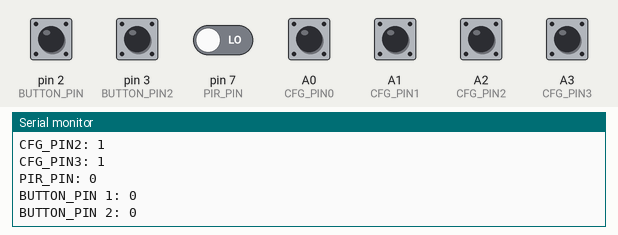
The sketch below on a simulated Arduino Nano, built with avr-gcc and run on an emulated ATmega328P. On the bench: the last lines printed to the serial monitor. Wiring (inferred from the names in the program): 24Cxx EEPROM at I2C address 0x57. Inputs (shaded band) come from the test bench; at power-on: A0 (CFG_PIN0), A1 (CFG_PIN1), A2 (CFG_PIN2), A3 (CFG_PIN3), pin 2 (BUTTON_PIN), pin 3 (BUTTON_PIN2) HIGH, pin 7 (PIR_PIN) LOW. EEPROM starts erased; no radio packets arrive unless stated.

Above: at 15.8 s.
15.9 s: pin 2 (BUTTON_PIN) pulled LOW for 3 s
At 16.5 s:
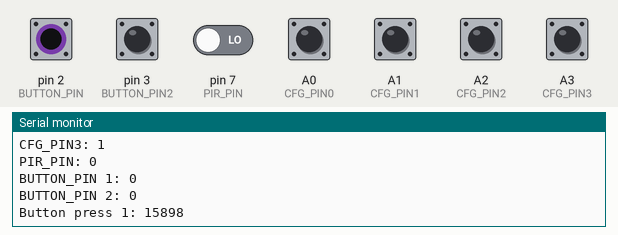
23.3 s: pin 3 (BUTTON_PIN2) pulled LOW for 3 s
At 24.5 s:
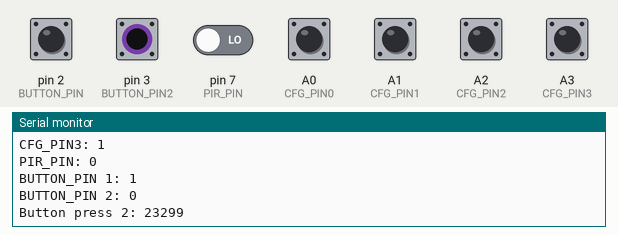
30.7 s: pin 7 (PIR_PIN) driven HIGH
38.1 s: A0 (CFG_PIN0) pulled LOW for 3 s
45.5 s: pin 2 (BUTTON_PIN) pulled LOW for 3 s
At 46.2 s:
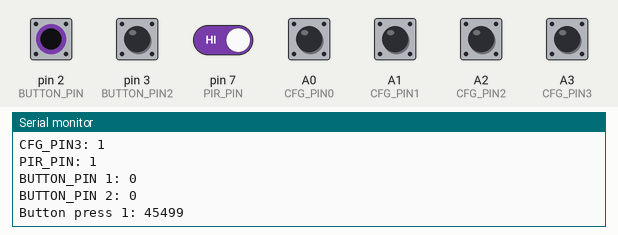
52.9 s: A1 (CFG_PIN1) pulled LOW for 3 s
Timing chart, 0 to 55.9 s (numbered marks = the images above; inputs shaded):
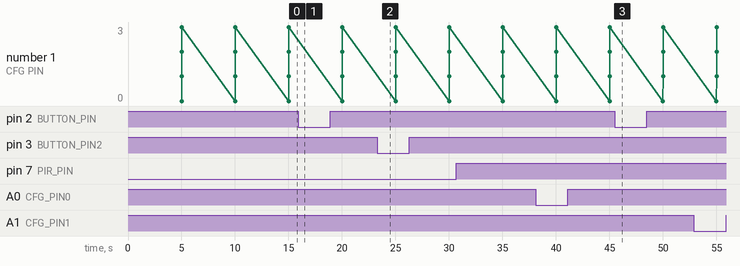

The sketch:

rf_configtester.ino
```cpp
/*
 * config tester,
 * check hardware connections for use as rf_detector_transmitter
 *
 * RF-Nano, headers, USB-C, using RF24network library
 */

#include <RF24Network.h>
#include "RF24.h"
#include <SPI.h>
#include "distance.h"

#define radioChannel 98

#define CFG_PIN0 A0
#define CFG_PIN1 A1
#define CFG_PIN2 A2
#define CFG_PIN3 A3
// #define CFG_PIN4 6
// #define CFG_PIN5 7
// #define CFG_PIN6 8
// #define CFG_PIN7 9

#define BUTTON_PIN 2
#define BUTTON_PIN2 3

#define PIR_PIN 7


/**** Configure the nrf24l01 CE and CSN pins ****/
RF24 radio(10, 9); // nRF24L01 (CE, CSN)
RF24Network network(radio); // Include the radio in the network

uint16_t detectornode = 05; // configtester node id

bool pressBUTTON = false;
bool pressBUTTON2 = false;

void setup() {
  Serial.begin(115200);

  // multiple PINs for reading the config
  pinMode(CFG_PIN0, INPUT_PULLUP);
  pinMode(CFG_PIN1, INPUT_PULLUP);
  pinMode(CFG_PIN2, INPUT_PULLUP);
  pinMode(CFG_PIN3, INPUT_PULLUP);
  // pinMode(CFG_PIN4, INPUT_PULLUP);
  // pinMode(CFG_PIN5, INPUT_PULLUP);
  // pinMode(CFG_PIN6, INPUT_PULLUP);
  // pinMode(CFG_PIN7, INPUT_PULLUP);
  pinMode(PIR_PIN, INPUT);
  pinMode(BUTTON_PIN, INPUT_PULLUP);
  pinMode(BUTTON_PIN2, INPUT_PULLUP);

  Serial.println(F(" ***** >< *****"));
  Serial.println(__FILE__);
  Serial.print(F("creation/build time: "));
  Serial.println(__TIMESTAMP__);
  Serial.flush();

  SPI.begin();
  if (!radio.begin()){
    Serial.println(F("Radio hardware error."));
    while (true) delay(1000);
  }
  radio.setPALevel(RF24_PA_MIN, 0);
  radio.setDataRate(RF24_1MBPS);
  network.begin(radioChannel, detectornode);

  attachInterrupt(digitalPinToInterrupt(BUTTON_PIN), buttonPress, FALLING); // trigger when button is pressed
  attachInterrupt(digitalPinToInterrupt(BUTTON_PIN2), buttonPress2, FALLING); // trigger when button is pressed
}

unsigned long currentmilli = 0;
unsigned long printtiming = 0;

void loop() {

  currentmilli = millis();

  measureDistance(currentmilli);

  if ((unsigned long)(currentmilli - printtiming) > 5000){ // 5 seconds between readings, prevent too much printing
    // read input PINS and print the result
    printtiming = currentmilli;

    Serial.print(F("CFG_PIN0: "));
    Serial.println(digitalRead(CFG_PIN0));
    Serial.print(F("CFG_PIN1: "));
    Serial.println(digitalRead(CFG_PIN1));
    Serial.print(F("CFG_PIN2: "));
    Serial.println(digitalRead(CFG_PIN2));
    Serial.print(F("CFG_PIN3: "));
    Serial.println(digitalRead(CFG_PIN3));

    Serial.print(F("PIR_PIN: "));
    Serial.println(digitalRead(PIR_PIN));

    Serial.print(F("BUTTON_PIN 1: "));
    Serial.println(pressBUTTON);
    pressBUTTON = false;
    Serial.print(F("BUTTON_PIN 2: "));
    Serial.println(pressBUTTON2);
    pressBUTTON2 = false;
  }
}

void buttonPress(){
  pressBUTTON = true;
  Serial.print(F("Button press 1: "));
  Serial.println(millis());
}

void buttonPress2(){
  pressBUTTON2 = true;
  Serial.print(F("Button press 2: "));
  Serial.println(millis());
}
```

distance.h
```cpp
/*
 * ultrasone sensor HC_SR04, via I2C interface
 */

#include "Wire.h"

#define SR04_I2CADDR 0x57

byte ds[3];
unsigned long distancemilli = 0;

void setupDistance(){
  Wire.begin(); // Start I2C
}

uint16_t readDistanceCM(){
  uint16_t retDist = 0xffff;
  uint8_t i = 0;
  ds[0] = 0;
  ds[1] = 0;
  ds[2] = 0;
  Wire.requestFrom(SR04_I2CADDR, 3); // read 3 bytes, the distance
  while (Wire.available()) // the 3 bytes should be available
  {
    ds[i++] = Wire.read();
  }
  unsigned long distance = (unsigned long)(ds[0]) * 65536;
  distance = distance + (unsigned long)(ds[1]) * 256;
  distance = (distance + (unsigned long)(ds[2])) / 10000;
  if (distance > 0) { // minimum distance is 4 cm, maximum 400 cm
    // Serial.print(distance);
    // Serial.println(F(" cm "));
    retDist = distance;
  }
  return retDist;
}

/*
 *    command: 0 nothing
 *             1 start measurement
 *             2 get measurement
 *             - error
 */
uint16_t sonardistance(uint16_t command, unsigned long distMilli){
  static unsigned long startdistancemilli = 0;
  static uint16_t dstate = 0xfff0;
  static uint16_t distcm = 0xfff0;
  uint16_t retval = 0xff01;

  // state can be 0xffff - nothing, 0xfffe - measuring in progress, 0xfffd - measuring complete
  if (dstate == 0xfffe){ // check if measurement complete
    if (((unsigned long)(distMilli - startdistancemilli) > 120)){ // processing time is around 100 ms
      dstate = 0xfffd;
      distcm = readDistanceCM();
    }
  }

  retval = dstate;
  switch(command){
    case 3:
      // retval = dstate;
      break;
    case 2:
      if (dstate == 0xfffd){
        retval = distcm;
        dstate = 0xfff0;
      }
      break;
    // case 1:
    default: // 1
      if (((unsigned long)(distMilli - startdistancemilli) > 1000)){ // 1 measurement per second is enough
      //if (true){ // as quickly as possible
        Wire.beginTransmission(SR04_I2CADDR);
        Wire.write(1);          // 1 = cmd to start meansurement
        Wire.endTransmission();
        startdistancemilli = distMilli;
        dstate = 0xfffe;
        retval = dstate;
      }
  }
  return retval;
}

uint16_t getDistance(unsigned long distMilli) {
  uint16_t sd = sonardistance(3, distMilli);
  return sd;
}

void startDistance(unsigned long distMilli){
  uint16_t sd = sonardistance(1, distMilli);
}

// return distance in cm
uint16_t readDistance(unsigned long distMilli) {
  uint16_t sd = sonardistance(2, distMilli);
  return sd;
}

// state can be 0xffff - nothing, 0xfffe - measuring in progress, 0xfffd - measuring complete
uint16_t measureDistance(unsigned long distMilli){
  uint16_t status = getDistance(distMilli);
  if (status < 0xfffc){
    startDistance(distMilli);
  }
  else if (status == 0xfffd){
    status = readDistance(distMilli);
  }
  return status;
}
```

Measured:
- after the input at 15.9 s, the serial monitor: prints a new line at once (image 1)
- after the input at 23.3 s, the serial monitor: prints a new line at once (image 2)
- after the input at 45.5 s, the serial monitor: prints a new line at once (image 3)
